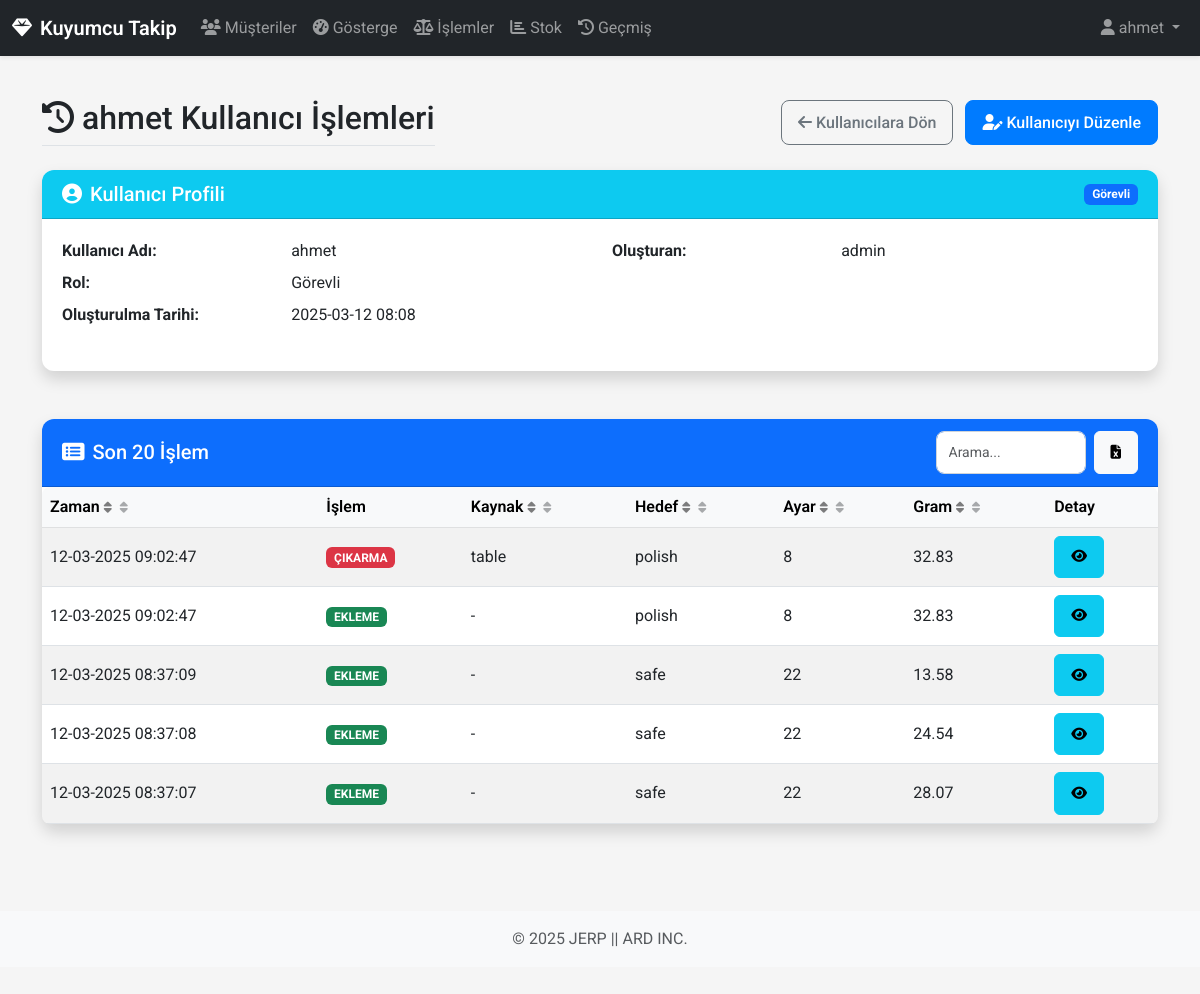
Page /users/2/operations (signed in) on the committed database.
### app/models/database.py (models this page shows, shortened)
class User(db.Model, UserMixin):
    __tablename__ = 'users'
    id = db.Column(db.Integer, primary_key=True)
    username = db.Column(db.String(64), unique=True, nullable=False)
    password_hash = db.Column(db.String(128), nullable=False)
    is_admin = db.Column(db.Boolean, default=False)
    role = db.Column(db.String(20), default='staff')
    created_by_id = db.Column(db.Integer, db.ForeignKey('users.id'))
    created_at = db.Column(db.DateTime, default=datetime.utcnow)
    created_by = db.relationship('User', remote_side=[id], backref=db.backref('created_users', lazy='dynamic'))
    def has_role(self, role):
        if self.is_admin:
            return True
        if role == 'manager' and self.role == 'manager':
            return True
        if role == 'staff' and (self.role == 'manager' or self.role == 'staff'):
            return True
        return False

class Operation(db.Model):
    __tablename__ = 'operations'
    id = db.Column(db.Integer, primary_key=True)
    timestamp = db.Column(db.DateTime, default=datetime.utcnow, nullable=False)
    operation_type = db.Column(db.String(20), nullable=False)
    user_id = db.Column(db.Integer, db.ForeignKey('users.id'))
    source_region_id = db.Column(db.Integer, db.ForeignKey('regions.id'))
    target_region_id = db.Column(db.Integer, db.ForeignKey('regions.id'))
    setting_id = db.Column(db.Integer, db.ForeignKey('settings.id'), nullable=False)
    gram = db.Column(db.Float, nullable=False)
    source_region = db.relationship('Region', foreign_keys=[source_region_id])
    target_region = db.relationship('Region', foreign_keys=[target_region_id])
    setting = db.relationship('Setting')
    user = db.relationship('User', backref=db.backref('operations', lazy='dynamic'))

class Region(db.Model):
    __tablename__ = 'regions'
    id = db.Column(db.Integer, primary_key=True)
    name = db.Column(db.String(20), unique=True, nullable=False)

class Setting(db.Model):
    __tablename__ = 'settings'
    id = db.Column(db.Integer, primary_key=True)
    name = db.Column(db.String(10), unique=True, nullable=False)
    purity_per_thousand = db.Column(db.Integer, nullable=False, default=916)  # Varsayılan değer 22 ayar için

### app/routes/views.py (the view)
@main_bp.route('/users/<int:user_id>/operations')
@login_required
def user_operations(user_id):
    user = User.query.get_or_404(user_id)
    if not current_user.has_role('manager') and current_user.id != user_id:
        flash('Bu sayfaya erişim yetkiniz yok!', 'danger')
        return redirect(url_for('main.dashboard'))
    operations = Operation.query.filter_by(user_id=user_id).order_by(Operation.timestamp.desc()).limit(20).all()
    return render_template('user_operations.html', user=user, operations=operations)

### app/routes/views.py (called while the page is built)
@login_manager.user_loader
def load_user(user_id):
    return User.query.get(int(user_id))

### app/templates/user_operations.html (shortened to what this page needs)
{% extends 'base.html' %}
{% block content %}
<div class="row mb-4">
    <div class="col">
        <div class="d-flex justify-content-between align-items-center flex-wrap">
            <h2 class="border-bottom pb-2 mb-0">
                <i class="fas fa-history me-2"></i>{{ user.username }} Kullanıcı İşlemleri
            </h2>
            <div class="mt-2 mt-md-0">
                <a href="{{ url_for('main.users') }}" class="btn btn-outline-secondary me-2">
                    <i class="fas fa-arrow-left me-1"></i><span class="d-none d-md-inline-block">Kullanıcılara Dön</span>
                </a>
                <a href="{{ url_for('main.edit_user', user_id=user.id) }}" class="btn btn-primary">
                    <i class="fas fa-user-edit me-1"></i><span class="d-none d-md-inline-block">Kullanıcıyı Düzenle</span>
                </a>
            </div>
        </div>
    </div>
</div>
<div class="row mb-4">
    <div class="col-12">
        <div class="card shadow">
            <div class="card-header bg-info text-white d-flex justify-content-between align-items-center">
                <h5 class="mb-0">
                    <i class="fas fa-user-circle me-2"></i>Kullanıcı Profili
                </h5>
                <span class="badge {% if user.is_admin %}bg-danger{% elif user.role == 'manager' %}bg-warning text-dark{% else %}bg-primary{% endif %}">
                    {% if user.is_admin %}Admin{% elif user.role == 'manager' %}Yönetici{% else %}Görevli{% endif %}
                </span>
            </div>
            <div class="card-body">
                <div class="row">
                    <div class="col-md-6">
                        <dl class="row">
                            <dt class="col-sm-5">Kullanıcı Adı:</dt>
                            <dd class="col-sm-7">{{ user.username }}</dd>
                            <dt class="col-sm-5">Rol:</dt>
                            <dd class="col-sm-7">
                                {% if user.is_admin %}Admin{% elif user.role == 'manager' %}Yönetici{% else %}Görevli{% endif %}
                            </dd>
                            <dt class="col-sm-5">Oluşturulma Tarihi:</dt>
                            <dd class="col-sm-7">{{ user.created_at.strftime('%Y-%m-%d %H:%M') if user.created_at else "-" }}</dd>
                        </dl>
                    </div>
                    <div class="col-md-6">
                        <dl class="row">
                            <dt class="col-sm-5">Oluşturan:</dt>
                            <dd class="col-sm-7">{{ user.created_by.username if user.created_by else '-' }}</dd>
                        </dl>
                    </div>
                </div>
            </div>
        </div>
    </div>
</div>
<div class="row">
    <div class="col-12">
        <div class="card shadow">
            <div class="card-header bg-primary text-white d-flex justify-content-between align-items-center">
                <h5 class="mb-0">
                    <i class="fas fa-list-alt me-2"></i>Son 20 İşlem
                </h5>
                <div class="d-flex align-items-center">
                    <input type="text" class="form-control form-control-sm me-2"
                           id="table-search"
                           placeholder="Arama..."
                           style="width: 150px;">
                    <button id="btn-export" class="btn btn-sm btn-light" title="Excel'e Aktar">
                        <i class="fas fa-file-excel"></i>
                    </button>
                </div>
            </div>
            <div class="card-body p-0">
                <div class="table-responsive">
                    <table class="table table-hover table-striped mb-0 table-sortable" id="operations-table">
                        <thead class="table-light">
                            <tr>
                                <th class="sortable" data-sort="date">Zaman <i class="fas fa-sort"></i></th>
                                <th>İşlem</th>
                                <th class="sortable" data-sort="source">Kaynak <i class="fas fa-sort"></i></th>
                                <th class="sortable" data-sort="target">Hedef <i class="fas fa-sort"></i></th>
                                <th class="sortable" data-sort="setting">Ayar <i class="fas fa-sort"></i></th>
                                <th class="sortable" data-sort="gram">Gram <i class="fas fa-sort"></i></th>
                                <th>Detay</th>
                            </tr>
                        </thead>
                        <tbody>
                            {% for operation in operations %}
                            <tr>
                                <td data-label="Zaman">{{ operation.timestamp.strftime('%d-%m-%Y %H:%M:%S') }}</td>
                                <td data-label="İşlem">
                                    <span class="badge {% if operation.operation_type == 'ADD' %}bg-success{% else %}bg-danger{% endif %}">
                                        {{ 'EKLEME' if operation.operation_type == 'ADD' else 'ÇIKARMA' }}
                                    </span>
                                </td>
                                <td data-label="Kaynak">{{ operation.source_region.name if operation.source_region else "-" }}</td>
                                <td data-label="Hedef">{{ operation.target_region.name if operation.target_region else "-" }}</td>
                                <td data-label="Ayar">{{ operation.setting.name }}</td>
                                <td data-label="Gram">{{ operation.gram }}</td>
                                <td data-label="Detay">
                                    <button class="btn btn-sm btn-info show-details"
                                            data-bs-toggle="modal"
                                            data-bs-target="#operationDetailModal"
                                            data-time="{{ operation.timestamp.strftime('%d-%m-%Y %H:%M:%S') }}"
                                            data-operation="{{ 'Ekleme' if operation.operation_type == 'ADD' else 'Çıkarma' }}"
                                            data-source="{{ operation.source_region.name if operation.source_region else '-' }}"
                                            data-target="{{ operation.target_region.name if operation.target_region else '-' }}"
                                            data-setting="{{ operation.setting.name }}"
                                            data-gram="{{ operation.gram }}">
                                        <i class="fas fa-eye"></i>
                                    </button>
                                </td>
                            </tr>
                            {% endfor %}
                        </tbody>
                    </table>
                </div>
            </div>
        </div>
    </div>
</div>
{% endblock %}

### app/templates/base.html (shortened to what this page needs)
<!DOCTYPE html>
<html lang="tr">
<head>
    <link href="https://cdn.jsdelivr.net/npm/bootstrap@5.3.0/dist/css/bootstrap.min.css" rel="stylesheet">
    <link rel="stylesheet" href="https://cdnjs.cloudflare.com/ajax/libs/font-awesome/6.4.0/css/all.min.css">
    <link rel="stylesheet" href="{{ url_for('static', filename='css/style.css') }}">
    <link rel="stylesheet" href="{{ url_for('static', filename='css/mobile.css') }}">
</head>
<body>
    {% if current_user.is_authenticated %}
    <nav class="navbar navbar-expand-lg navbar-dark bg-dark fixed-top">
        <div class="container-fluid">
            <a class="navbar-brand d-flex align-items-center" href="{{ url_for('main.dashboard') }}">
                <i class="fas fa-gem me-2"></i>Kuyumcu Takip
            </a>
            <div class="collapse navbar-collapse" id="navbarNav">
                <ul class="navbar-nav me-auto">
                    <li class="nav-item">
                        <a class="nav-link {% if request.endpoint == 'main.customers' %}active{% endif %}" href="{{ url_for('main.customers') }}">
                            <i class="fas fa-users nav-icon"></i>
                            <span class="nav-text">Müşteriler</span>
                        </a>
                    </li>
                    <li class="nav-item">
                        <a class="nav-link {% if request.endpoint == 'main.dashboard' %}active{% endif %}" href="{{ url_for('main.dashboard') }}">
                            <i class="fas fa-tachometer-alt nav-icon"></i>
                            <span class="nav-text">Gösterge</span>
                        </a>
                    </li>
                    <li class="nav-item">
                        <a class="nav-link {% if request.endpoint == 'main.operations' %}active{% endif %}" href="{{ url_for('main.operations') }}">
                            <i class="fas fa-balance-scale nav-icon"></i>
                            <span class="nav-text">İşlemler</span>
                        </a>
                    </li>
                    <li class="nav-item">
                        <a class="nav-link {% if request.endpoint == 'main.stock' %}active{% endif %}" href="{{ url_for('main.stock') }}">
                            <i class="fas fa-chart-bar nav-icon"></i>
                            <span class="nav-text">Stok</span>
                        </a>
                    </li>
                    <li class="nav-item">
                        <a class="nav-link {% if request.endpoint == 'main.history' %}active{% endif %}" href="{{ url_for('main.history') }}">
                            <i class="fas fa-history nav-icon"></i>
                            <span class="nav-text">Geçmiş</span>
                        </a>
                    </li>
                </ul>
                <div class="navbar-nav d-flex align-items-center">
                    <div class="nav-item dropdown">
                        <a class="nav-link dropdown-toggle" href="#" id="navbarDropdown" role="button" data-bs-toggle="dropdown">
                            <i class="fas fa-user me-1"></i><span class="username-text">{{ current_user.username }}</span>
                        </a>
                    </div>
                </div>
            </div>
        </div>
    </nav>
    {% endif %}
    <div class="container main-container mt-4 mb-5">
        {% block content %}{% endblock %}
    </div>
    <footer class="footer py-3 bg-light">
        <div class="container text-center">
            <span class="text-muted">© 2025 JERP || ARD INC. </span>
        </div>
    </footer>
</body>
</html>

### app/static/css/style.css (style rules this page uses)
:root { --primary-color: #007bff; --secondary-color: #6c757d; --success-color: #28a745; --danger-color: #dc3545; --warning-color: #ffc107; --info-color: #17a2b8; --light-color: #f8f9fa; --dark-color: #343a40; --transition-speed: 0.3s; }
body { font-family: 'Roboto', 'Segoe UI', Tahoma, Geneva, Verdana, sans-serif; min-height: 100vh; display: flex; flex-direction: column; background-color: #f5f5f5; padding-top: 60px; padding-bottom: 60px; }
.main-container { flex: 1 0 auto; padding-top: 15px; padding-bottom: 15px; }
.footer { margin-top: auto; flex-shrink: 0; }
.card { border-radius: 0.75rem; border: none; box-shadow: 0 0.125rem 0.25rem rgba(0, 0, 0, 0.075); margin-bottom: 1.5rem; transition: transform var(--transition-speed), box-shadow var(--transition-speed); }
.card-header { border-top-left-radius: 0.75rem !important; border-top-right-radius: 0.75rem !important; font-weight: 500; padding: 0.75rem 1.25rem; }
.card-body { padding: 1.25rem; }
.table th { font-weight: 600; background-color: #f8f9fa; white-space: nowrap; }
.table td { vertical-align: middle; }
.table-responsive { border-radius: 0.5rem; overflow: hidden; }
.navbar { box-shadow: 0 0.125rem 0.25rem rgba(0, 0, 0, 0.075); transition: all var(--transition-speed); }
.navbar-brand { font-weight: 600; font-size: 1.25rem; }
.nav-link { padding: 0.5rem 1rem; border-radius: 0.375rem; transition: all var(--transition-speed); }
.cursor-pointer { cursor: pointer; }
.sortable { cursor: pointer; user-select: none; }
th.sortable i { font-size: 0.8rem; opacity: 0.5; }
.form-control, .form-select { border-radius: 0.5rem; padding: 0.5rem 0.75rem; border: 1px solid #ced4da; transition: border-color var(--transition-speed), box-shadow var(--transition-speed); }
.btn { border-radius: 0.5rem; padding: 0.5rem 1rem; font-weight: 500; transition: all var(--transition-speed); }
.btn-primary { background-color: var(--primary-color); border-color: var(--primary-color); }
.btn-sm { border-radius: 0.375rem; padding: 0.25rem 0.5rem; }

### app/static/css/mobile.css (style rules this page uses)
@media (hover: none) { .btn { padding: 0.6rem 1rem; } }
@media (hover: none) { .form-control, .form-select { padding: 0.6rem 0.75rem; min-height: 42px; } }

### rows in the picture
User: username "ahmet", created_at "2025-03-12 08:08"
User: created_by "admin"
Operation: timestamp "12-03-2025 09:02:47", operation_type "ÇIKARMA", source_region "table", target_region "polish", setting.name "8", gram "32.83"
Operation: timestamp "12-03-2025 09:02:47", operation_type "EKLEME", source_region "-", target_region "polish", setting.name "8", gram "32.83"
Operation: timestamp "12-03-2025 08:37:09", operation_type "EKLEME", source_region "-", target_region "safe", setting.name "22", gram "13.58"
Operation: timestamp "12-03-2025 08:37:08", operation_type "EKLEME", source_region "-", target_region "safe", setting.name "22", gram "24.54"
Operation: timestamp "12-03-2025 08:37:07", operation_type "EKLEME", source_region "-", target_region "safe", setting.name "22", gram "28.07"
